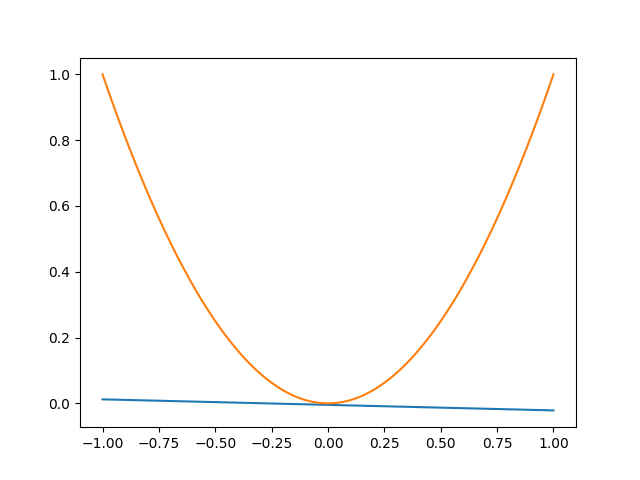

The script that drew this image:
import numpy as np
import matplotlib.pyplot as plt
np.random.seed(12341234)
def gen_line():
    x1, x2 = np.random.uniform(-1.0, 1.0, 2)
    return (x1 + x2, -1 * x1 * x2)

am = 0.0
bm = 0.0
iters1 = 1000
for i in range(iters1):
    a, b = gen_line()
    am += a
    bm += b

am /= float(iters1) 
bm /= float(iters1)
gm = lambda x : am * x + bm

print("g_mean(x) = {} x + {}".format(am, bm))

iters2 = 1000
bias = 0.0
for i in range(iters2):
    x = np.random.uniform(-1.0, 1.0, 1)
    dev = gm(x) - x*x
    bias += dev * dev

bias /= float(iters2)

var = 0.0
iters3 = 1000
for i in range(iters3):
    ad, bd = gen_line()
    gd = lambda x : ad * x + bd
    x = np.random.uniform(-1.0, 1.0, 1)
    dev = gd(x) - gm(x)
    var += dev * dev

var /= iters3

eout = 0.0
iters4 = 1000
for i in range(iters4):
    ad, bd = gen_line()
    gd = lambda x : ad * x + bd
    x = np.random.uniform(-1.0, 1.0, 1)
    dev = gd(x) - x * x
    eout += dev * dev

eout /= iters4

print("bias: {}, var: {}, eout: {}, bias+var: {}".format(bias, var, eout, bias+var))

xvals = np.linspace(-1, 1, 10000)
gmvals = [gm(xval) for xval in xvals]
fvals = [xval * xval for xval in xvals]

plt.plot(xvals, gmvals)
plt.plot(xvals, fvals)
plt.show()
